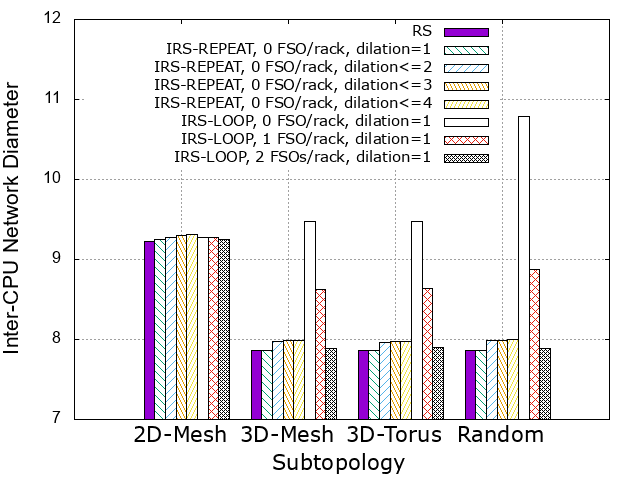

Here is the gnuplot script that generated this plot:
set yrange [7.0:12.0]
set key top left font "GothicBBB-Medium-RKSJ-H, 11"
#set key c tm horizontal box font "GothicBBB-Medium-RKSJ-H, 13"
set grid
set style data histograms
#set style fill solid 1.00 border -1
set style fill pattern 3 border -1
#set title "Average Queuing Time (16 nodes per cabinet)"
#set xtics rotate by -5 font "GothicBBB-Medium-RKSJ-H, 20"
set xtics font "GothicBBB-Medium-RKSJ-H, 16"
set xlabel "Subtopology" font "GothicBBB-Medium-RKSJ-H, 16"
set ylabel "Inter-CPU Network Diameter" font ",16"

plot  'C:\Users\smallcat\Downloads\diameter-png.txt' using ($2):xtic(1) title "RS", '' using ($3) title "IRS-REPEAT, 0 FSO/rack, dilation=1", '' using ($4) title "IRS-REPEAT, 0 FSO/rack, dilation<=2", '' using ($5) title "IRS-REPEAT, 0 FSO/rack, dilation<=3", '' using ($6) title "IRS-REPEAT, 0 FSO/rack, dilation<=4", '' using ($7) title "IRS-LOOP, 0 FSO/rack, dilation=1", '' using ($8) title "IRS-LOOP, 1 FSO/rack, dilation=1", '' using ($9) title "IRS-LOOP, 2 FSOs/rack, dilation=1"
#, '' using ($10) title "IRS-LOOP, 2 FSOs/rack, dilation<=2", '' using ($11) title "IRS-LOOP, 2 FSOs/rack, dilation<=3", '' using ($12) title "IRS-LOOP, 2 FSOs/rack, dilation<=4"

set terminal png         # gnuplot recommends setting terminal before output
set output 'C:\Users\smallcat\Downloads\diameter-png.png'  

#set term post eps color "GothicBBB-Medium-RKSJ-H, 20"  
#set term post eps color     
#set output 'C:\Users\smallcat\Downloads\diameter-png.eps'  
replot
